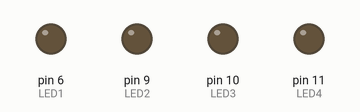
Recording of a sketch running on a simulated Arduino Uno, built with avr-gcc and run on an emulated ATmega328P. Parts: output pins drawn as LEDs (lit = HIGH).

Above: at 0.2 s.
At 1.0 s:
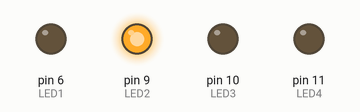
At 1.4 s:
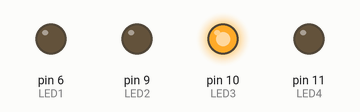
At 2.6 s:
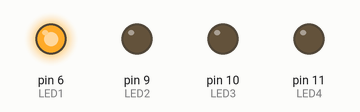
At 3.8 s:
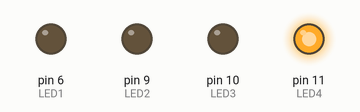
Timing chart, 0 to 4.6 s (numbered marks = the images above):
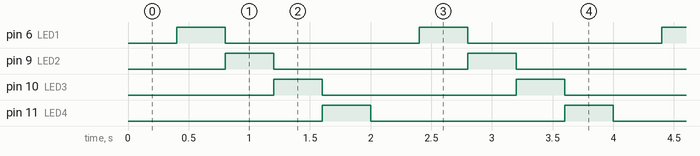

The sketch:

led_button.ino
```cpp
int LED1 = 6,LED2 = 9,LED3 = 10,LED4 = 11 ;
// method prototype
void pattern3() ;

void setup() {
  pinMode (LED1, OUTPUT);pinMode (LED2, OUTPUT);
  pinMode (LED3, OUTPUT);pinMode (LED4, OUTPUT);
}

void loop() {
//  for (int cnt=0; cnt<5; cnt++){
//      // pattern 1 all ON -> all OFF
//    digitalWrite(LED1, HIGH);digitalWrite(LED2, HIGH);
//    digitalWrite(LED3, HIGH);digitalWrite(LED4, HIGH);
//    delay(1000);
//    digitalWrite(LED1, LOW);digitalWrite(LED2, LOW);
//    digitalWrite(LED3, LOW);digitalWrite(LED4, LOW);
//    delay(1000);
//  }
//
//   for (int cnt=0; cnt<5; cnt++){
//  // pattern 2 alternate ON/OFF
//      digitalWrite(LED1, HIGH);digitalWrite(LED2, LOW);
//      digitalWrite(LED3, HIGH);digitalWrite(LED4, LOW);
//      delay(1000);
//      digitalWrite(LED1, LOW);digitalWrite(LED2, HIGH);
//      digitalWrite(LED3, LOW);digitalWrite(LED4, HIGH);
//      delay(1000);
//   }
   for (int cnt=0; cnt<5; cnt++){
      pattern3b();
   }
}
void pattern3(){
  // pattern 3 LED ON in a running sequence
      digitalWrite(LED1, LOW);digitalWrite(LED2, LOW);
      digitalWrite(LED3, LOW);digitalWrite(LED4, LOW);
      delay(1000);
     digitalWrite(LED1, HIGH);digitalWrite(LED2, LOW);
      digitalWrite(LED3, LOW);digitalWrite(LED4, LOW);
      delay(1000);
      digitalWrite(LED1, LOW);digitalWrite(LED2, HIGH);
      digitalWrite(LED3, LOW);digitalWrite(LED4, LOW);
      delay(1000);
      digitalWrite(LED1, LOW);digitalWrite(LED2, LOW);
      digitalWrite(LED3, HIGH);digitalWrite(LED4, LOW);
      delay(1000);
      digitalWrite(LED1, LOW);digitalWrite(LED2, LOW);
      digitalWrite(LED3, LOW);digitalWrite(LED4, HIGH);
      delay(1000);
}
void pattern3a(){
  // pattern 3 LED ON in a running sequence
      digitalWrite(LED1, LOW);digitalWrite(LED2, LOW);
      digitalWrite(LED3, LOW);digitalWrite(LED4, LOW);
      delay(400);
     digitalWrite(LED1, HIGH);
//     digitalWrite(LED2, LOW);
//      digitalWrite(LED3, LOW);digitalWrite(LED4, LOW);
      delay(400);
      digitalWrite(LED1, LOW);digitalWrite(LED2, HIGH);
//      digitalWrite(LED3, LOW);digitalWrite(LED4, LOW);
      delay(400);
//      digitalWrite(LED1, LOW);
      digitalWrite(LED2, LOW);
      digitalWrite(LED3, HIGH);
//      digitalWrite(LED4, LOW);
      delay(400);
//      digitalWrite(LED1, LOW);digitalWrite(LED2, LOW);
      digitalWrite(LED3, LOW);digitalWrite(LED4, HIGH);
      delay(400);
}
void pattern3b(){
  // pattern 3 LED ON in a running sequence
      digitalWrite(LED1, LOW);digitalWrite(LED2, LOW);
      digitalWrite(LED3, LOW);digitalWrite(LED4, LOW);
      delay(400);
      digitalWrite(LED1, HIGH);
      delay(400);
      digitalWrite(LED1, LOW);digitalWrite(LED2, HIGH);
      delay(400);
      digitalWrite(LED2, LOW);digitalWrite(LED3, HIGH);
      delay(400);
      digitalWrite(LED3, LOW);digitalWrite(LED4, HIGH);
      delay(400);
}
```

Measured:
- by itself, pin 6 (LED1), pin 9 (LED2), pin 10 (LED3), pin 11 (LED4): alternates HIGH for 0.40 s and LOW for 1.6 s
- by itself, everything shown: repeats every 2.0 s, in 5 steps
